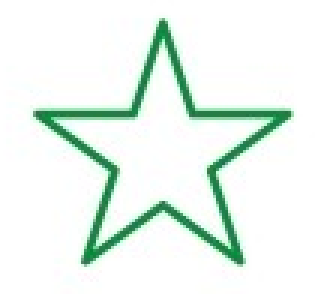
#> input picture sample_base.PNG, 105 x 98 px (shown 3 times larger)
$ python FLANN_BFMatch.py
#> lines starting #> are read from the running program, lines starting #| are printed output that depends on the picture
#import numpy as np
import cv2
from matplotlib import pyplot as plt

img1 = cv2.imread('./sample_base.PNG', 0)
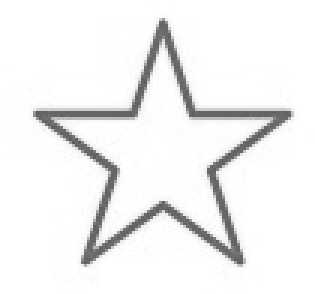
#> img1: shape (98, 105) (shown 3 times larger); min 90, max 255, mean 241
img2 = cv2.imread('./sample_test.PNG', 0)
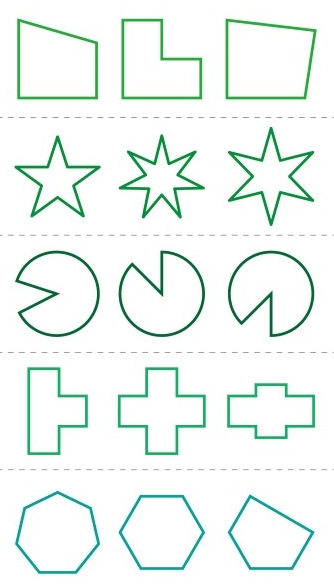
#> input picture sample_test.PNG, 334 x 586 px
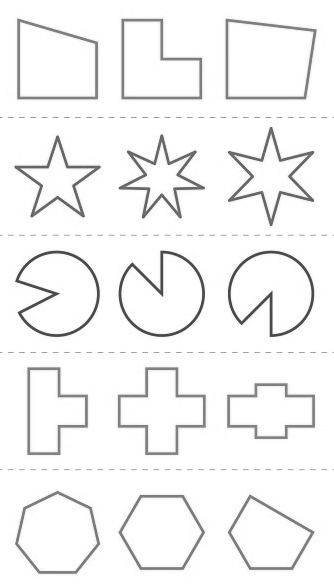
#> img2: shape (586, 334); min 64, max 255, mean 244.4

# Initiate SIFT detector
sift = cv2.xfeatures2d.SIFT_create()

# find the keypoints and descriptors with SIFT
kp1, des1 = sift.detectAndCompute(img1,None)
#> kp1 = 37 keypoints; strongest (x, y, size): (93, 39, 4), (54, 10, 4), (15, 39, 4), (29, 86, 2.6)
kp2, des2 = sift.detectAndCompute(img2,None)
#> kp2 = 432 keypoints; strongest (x, y, size): (54, 294, 3.8), (271, 335, 3.1), (161, 292, 3.9), (270, 295, 3.9)

# FLANN parameters
FLANN_INDEX_KDTREE = 0
index_params = dict(algorithm = FLANN_INDEX_KDTREE, trees = 5)
search_params = dict(checks=50)   # or pass empty dictionary

flann = cv2.FlannBasedMatcher(index_params,search_params)

matches = flann.knnMatch(des1,des2,k=2)
#> matches = 37 matches

# Need to draw only good matches, so create a mask
matchesMask = [[0,0] for i in range(len(matches))]
#> matchesMask = 37 pairs, first value 0 to 0, second value 0 to 0

# ratio test as per Lowe's paper
for i,(m,n) in enumerate(matches):
    if m.distance < 0.3*n.distance:
        matchesMask[i]=[1,0]
#> this loop made 37 passes

draw_params = dict(matchColor = (0,255,0),
                   singlePointColor = (255,0,0),
                   matchesMask = matchesMask,
                   flags = 0)
#> draw_params = 4 items

img3 = cv2.drawMatchesKnn(img1,kp1,img2,kp2,matches,None,**draw_params)
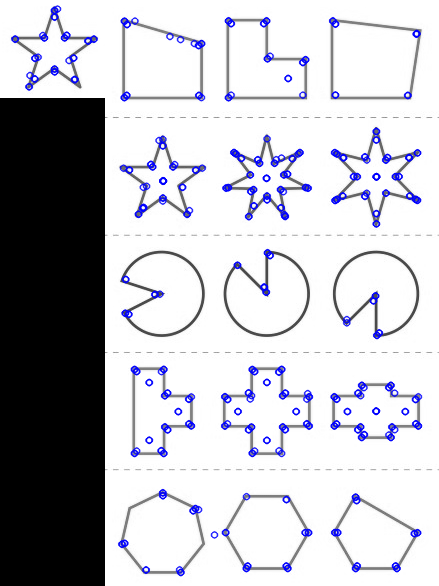
#> img3: shape (586, 439, 3); mean of channels 0, 1, 2 197.1, 190.5, 190.5; drawn as B, G, R

plt.imshow(img3,),plt.show()
